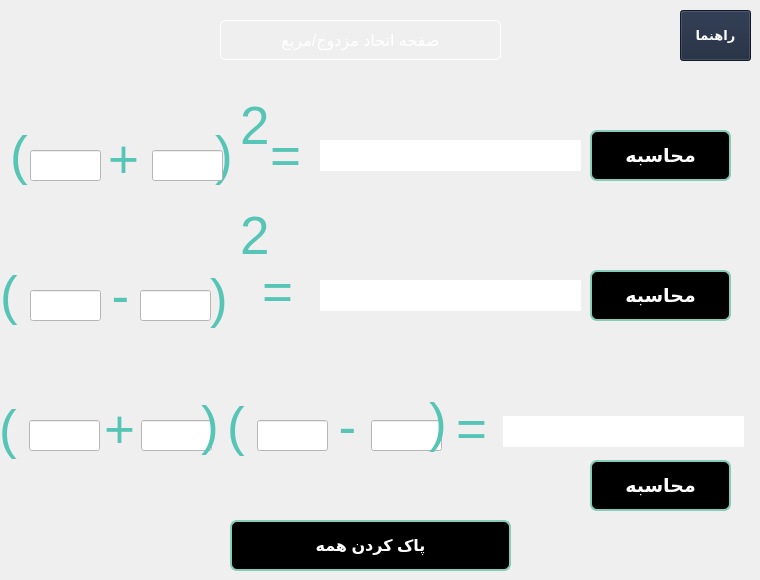
         <widget class="QWidget" name="page_etehad">
          <widget class="QLabel" name="label_53">
           <property name="geometry">
            <rect>
             <x>10</x>
             <y>100</y>
             <width>71</width>
             <height>111</height>
            </rect>
           </property>
           <property name="styleSheet">
            <string notr="true">font:40pt;
color : #57C5B6;;</string>
           </property>
           <property name="text">
            <string>(</string>
           </property>
          </widget>
          <widget class="QLabel" name="label_54">
           <property name="geometry">
            <rect>
             <x>215</x>
             <y>100</y>
             <width>71</width>
             <height>111</height>
            </rect>
           </property>
           <property name="styleSheet">
            <string notr="true">font:40pt;
color : #57C5B6;;</string>
           </property>
           <property name="text">
            <string>)</string>
           </property>
          </widget>
          <widget class="QLabel" name="label_55">
           <property name="geometry">
            <rect>
             <x>108</x>
             <y>134</y>
             <width>41</width>
             <height>51</height>
            </rect>
           </property>
           <property name="styleSheet">
            <string notr="true">font:40pt;
color : #57C5B6;;</string>
           </property>
           <property name="text">
            <string>+</string>
           </property>
          </widget>
          <widget class="QLineEdit" name="lineEdit">
           <property name="geometry">
            <rect>
             <x>30</x>
             <y>150</y>
             <width>71</width>
             <height>31</height>
            </rect>
           </property>
           <property name="font">
            <font>
             <pointsize>11</pointsize>
            </font>
           </property>
           <property name="styleSheet">
            <string notr="true">background-color: rgb(255, 255, 255);</string>
           </property>
          </widget>
          <widget class="QLineEdit" name="lineEdit_2">
           <property name="geometry">
            <rect>
             <x>152</x>
             <y>150</y>
             <width>71</width>
             <height>31</height>
            </rect>
           </property>
           <property name="font">
            <font>
             <pointsize>11</pointsize>
            </font>
           </property>
           <property name="styleSheet">
            <string notr="true">background-color: rgb(255, 255, 255);</string>
           </property>
          </widget>
          <widget class="QLabel" name="label_56">
           <property name="geometry">
            <rect>
             <x>240</x>
             <y>100</y>
             <width>41</width>
             <height>51</height>
            </rect>
           </property>
           <property name="styleSheet">
            <string notr="true">font:40pt;
color : #57C5B6;;</string>
           </property>
           <property name="text">
            <string>2</string>
           </property>
          </widget>
          <widget class="QLabel" name="label_57">
           <property name="geometry">
            <rect>
             <x>270</x>
             <y>130</y>
             <width>41</width>
             <height>51</height>
            </rect>
           </property>
           <property name="styleSheet">
            <string notr="true">font:40pt;
color : #57C5B6;;</string>
           </property>
           <property name="text">
            <string>=</string>
           </property>
          </widget>
          <widget class="QLabel" name="label_58">
           <property name="geometry">
            <rect>
             <x>320</x>
             <y>140</y>
             <width>261</width>
             <height>31</height>
            </rect>
           </property>
           <property name="font">
            <font>
             <pointsize>11</pointsize>
            </font>
           </property>
           <property name="styleSheet">
            <string notr="true">background-color: rgb(255, 255, 255);</string>
           </property>
           <property name="text">
            <string/>
           </property>
          </widget>
          <widget class="QLabel" name="label_68">
           <property name="geometry">
            <rect>
             <x>240</x>
             <y>210</y>
             <width>31</width>
             <height>51</height>
            </rect>
           </property>
           <property name="styleSheet">
            <string notr="true">font:40pt;
color : #57C5B6;;</string>
           </property>
           <property name="text">
            <string>2</string>
           </property>
          </widget>
          <widget class="QLabel" name="label_69">
           <property name="geometry">
            <rect>
             <x>210</x>
             <y>258</y>
             <width>31</width>
             <height>81</height>
            </rect>
           </property>
           <property name="styleSheet">
            <string notr="true">font:40pt;
color : #57C5B6;;</string>
           </property>
           <property name="text">
            <string>)</string>
           </property>
          </widget>
          <widget class="QLineEdit" name="lineEdit_3">
           <property name="geometry">
            <rect>
             <x>30</x>
             <y>290</y>
             <width>71</width>
             <height>31</height>
            </rect>
           </property>
           <property name="font">
            <font>
             <pointsize>11</pointsize>
            </font>
           </property>
           <property name="styleSheet">
            <string notr="true">background-color: rgb(255, 255, 255);</string>
           </property>
          </widget>
          <widget class="QLabel" name="label_70">
           <property name="geometry">
            <rect>
             <x>262</x>
             <y>266</y>
             <width>41</width>
             <height>51</height>
            </rect>
           </property>
           <property name="styleSheet">
            <string notr="true">font:40pt;
color : #57C5B6;;</string>
           </property>
           <property name="text">
            <string>=</string>
           </property>
          </widget>
          <widget class="QLabel" name="label_71">
           <property name="geometry">
            <rect>
             <x>0</x>
             <y>240</y>
             <width>31</width>
             <height>111</height>
            </rect>
           </property>
           <property name="styleSheet">
            <string notr="true">font:40pt;
color : #57C5B6;;</string>
           </property>
           <property name="text">
            <string>(</string>
           </property>
          </widget>
          <widget class="QLineEdit" name="lineEdit_4">
           <property name="geometry">
            <rect>
             <x>140</x>
             <y>290</y>
             <width>71</width>
             <height>31</height>
            </rect>
           </property>
           <property name="font">
            <font>
             <pointsize>11</pointsize>
            </font>
           </property>
           <property name="styleSheet">
            <string notr="true">background-color: rgb(255, 255, 255);</string>
           </property>
          </widget>
          <widget class="QLabel" name="label_77">
           <property name="geometry">
            <rect>
             <x>100</x>
             <y>270</y>
             <width>41</width>
             <height>51</height>
            </rect>
           </property>
           <property name="styleSheet">
            <string notr="true">font:40pt;
color : #57C5B6;;</string>
           </property>
           <property name="text">
            <string>-</string>
           </property>
           <property name="alignment">
            <set>Qt::AlignCenter</set>
           </property>
          </widget>
          <widget class="QLabel" name="label_163">
           <property name="geometry">
            <rect>
             <x>-1</x>
             <y>374</y>
             <width>31</width>
             <height>111</height>
            </rect>
           </property>
           <property name="styleSheet">
            <string notr="true">font:40pt;
color : #57C5B6;;</string>
           </property>
           <property name="text">
            <string>(</string>
           </property>
          </widget>
          <widget class="QLineEdit" name="lineEdit_9">
           <property name="geometry">
            <rect>
             <x>29</x>
             <y>420</y>
             <width>71</width>
             <height>31</height>
            </rect>
           </property>
           <property name="font">
            <font>
             <pointsize>11</pointsize>
            </font>
           </property>
           <property name="styleSheet">
            <string notr="true">background-color: rgb(255, 255, 255);</string>
           </property>
          </widget>
          <widget class="QLineEdit" name="lineEdit_10">
           <property name="geometry">
            <rect>
             <x>141</x>
             <y>420</y>
             <width>71</width>
             <height>31</height>
            </rect>
           </property>
           <property name="font">
            <font>
             <pointsize>11</pointsize>
            </font>
           </property>
           <property name="styleSheet">
            <string notr="true">background-color: rgb(255, 255, 255);</string>
           </property>
          </widget>
          <widget class="QLabel" name="label_164">
           <property name="geometry">
            <rect>
             <x>201</x>
             <y>370</y>
             <width>31</width>
             <height>111</height>
            </rect>
           </property>
           <property name="styleSheet">
            <string notr="true">font:40pt;
color : #57C5B6;;</string>
           </property>
           <property name="text">
            <string>)</string>
           </property>
          </widget>
          <widget class="QLabel" name="label_165">
           <property name="geometry">
            <rect>
             <x>99</x>
             <y>404</y>
             <width>41</width>
             <height>51</height>
            </rect>
           </property>
           <property name="styleSheet">
            <string notr="true">font:40pt;
color : #57C5B6;;</string>
           </property>
           <property name="text">
            <string>+</string>
           </property>
           <property name="alignment">
            <set>Qt::AlignCenter</set>
           </property>
          </widget>
          <widget class="QLabel" name="label_166">
           <property name="geometry">
            <rect>
             <x>227</x>
             <y>371</y>
             <width>31</width>
             <height>111</height>
            </rect>
           </property>
           <property name="styleSheet">
            <string notr="true">font:40pt;
color : #57C5B6;;</string>
           </property>
           <property name="text">
            <string>(</string>
           </property>
          </widget>
          <widget class="QLineEdit" name="lineEdit_11">
           <property name="geometry">
            <rect>
             <x>257</x>
             <y>420</y>
             <width>71</width>
             <height>31</height>
            </rect>
           </property>
           <property name="font">
            <font>
             <pointsize>11</pointsize>
            </font>
           </property>
           <property name="styleSheet">
            <string notr="true">background-color: rgb(255, 255, 255);</string>
           </property>
          </widget>
          <widget class="QLineEdit" name="lineEdit_12">
           <property name="geometry">
            <rect>
             <x>371</x>
             <y>420</y>
             <width>71</width>
             <height>31</height>
            </rect>
           </property>
           <property name="font">
            <font>
             <pointsize>11</pointsize>
            </font>
           </property>
           <property name="styleSheet">
            <string notr="true">background-color: rgb(255, 255, 255);</string>
           </property>
          </widget>
          <widget class="QLabel" name="label_167">
           <property name="geometry">
            <rect>
             <x>429</x>
             <y>367</y>
             <width>31</width>
             <height>111</height>
            </rect>
           </property>
           <property name="styleSheet">
            <string notr="true">font:40pt;
color : #57C5B6;;</string>
           </property>
           <property name="text">
            <string>)</string>
           </property>
          </widget>
          <widget class="QLabel" name="label_168">
           <property name="geometry">
            <rect>
             <x>327</x>
             <y>401</y>
             <width>41</width>
             <height>51</height>
            </rect>
           </property>
           <property name="styleSheet">
            <string notr="true">font:40pt;
color : #57C5B6;;</string>
           </property>
           <property name="text">
            <string>-</string>
           </property>
           <property name="alignment">
            <set>Qt::AlignCenter</set>
           </property>
          </widget>
          <widget class="QLabel" name="label_169">
           <property name="geometry">
            <rect>
             <x>456</x>
             <y>403</y>
             <width>41</width>
             <height>51</height>
            </rect>
           </property>
           <property name="styleSheet">
            <string notr="true">font:40pt;
color : #57C5B6;;</string>
           </property>
           <property name="text">
            <string>=</string>
           </property>
          </widget>
          <widget class="QLabel" name="label_170">
           <property name="geometry">
            <rect>
             <x>503</x>
             <y>416</y>
             <width>241</width>
             <height>31</height>
            </rect>
           </property>
           <property name="font">
            <font>
             <pointsize>11</pointsize>
            </font>
           </property>
           <property name="styleSheet">
            <string notr="true">background-color: rgb(255, 255, 255);</string>
           </property>
           <property name="text">
            <string/>
           </property>
          </widget>
          <widget class="QPushButton" name="pushButton_27">
           <property name="geometry">
            <rect>
             <x>590</x>
             <y>130</y>
             <width>141</width>
             <height>51</height>
            </rect>
           </property>
           <property name="font">
            <font>
             <pointsize>14</pointsize>
             <weight>75</weight>
             <bold>true</bold>
            </font>
           </property>
           <property name="styleSheet">
            <string notr="true">#pushButton_27{
background-color:rgb(0, 0, 0);
color: rgb(255, 255, 255);
border:2px solid #87CBB9;
border-radius: 7px;
}
#pushButton_27:hover{
background-color: #fff;
color:#000000;
}</string>
           </property>
           <property name="text">
            <string>محاسبه</string>
           </property>
          </widget>
          <widget class="QPushButton" name="pushButton_28">
           <property name="geometry">
            <rect>
             <x>590</x>
             <y>270</y>
             <width>141</width>
             <height>51</height>
            </rect>
           </property>
           <property name="font">
            <font>
             <pointsize>14</pointsize>
             <weight>75</weight>
             <bold>true</bold>
            </font>
           </property>
           <property name="styleSheet">
            <string notr="true">#pushButton_28{
background-color:rgb(0, 0, 0);
color: rgb(255, 255, 255);
border:2px solid #87CBB9;
border-radius: 7px;
}
#pushButton_28:hover{
background-color: #fff;
color:#000000;
}</string>
           </property>
           <property name="text">
            <string>محاسبه</string>
           </property>
          </widget>
          <widget class="QPushButton" name="pushButton_29">
           <property name="geometry">
            <rect>
             <x>590</x>
             <y>460</y>
             <width>141</width>
             <height>51</height>
            </rect>
           </property>
           <property name="font">
            <font>
             <pointsize>14</pointsize>
             <weight>75</weight>
             <bold>true</bold>
            </font>
           </property>
           <property name="styleSheet">
            <string notr="true">#pushButton_29{
background-color:rgb(0, 0, 0);
color: rgb(255, 255, 255);
border:2px solid #87CBB9;
border-radius: 7px;
}
#pushButton_29:hover{
background-color: #fff;
color:#000000;
}</string>
           </property>
           <property name="text">
            <string>محاسبه</string>
           </property>
          </widget>
          <widget class="QPushButton" name="pushButton">
           <property name="geometry">
            <rect>
             <x>680</x>
             <y>10</y>
             <width>71</width>
             <height>51</height>
            </rect>
           </property>
           <property name="font">
            <font>
             <pointsize>10</pointsize>
             <weight>75</weight>
             <bold>true</bold>
            </font>
           </property>
           <property name="styleSheet">
            <string notr="true">color:rgb(255, 255, 255);
background-color:#1B263B;</string>
           </property>
           <property name="text">
            <string>راهنما</string>
           </property>
          </widget>
          <widget class="QLabel" name="label_59">
           <property name="geometry">
            <rect>
             <x>320</x>
             <y>280</y>
             <width>261</width>
             <height>31</height>
            </rect>
           </property>
           <property name="font">
            <font>
             <pointsize>11</pointsize>
            </font>
           </property>
           <property name="styleSheet">
            <string notr="true">background-color: rgb(255, 255, 255);</string>
           </property>
           <property name="text">
            <string/>
           </property>
          </widget>
          <widget class="QPushButton" name="pushButton_14">
           <property name="geometry">
            <rect>
             <x>230</x>
             <y>520</y>
             <width>281</width>
             <height>51</height>
            </rect>
           </property>
           <property name="font">
            <font>
             <pointsize>12</pointsize>
             <weight>75</weight>
             <bold>true</bold>
            </font>
           </property>
           <property name="styleSheet">
            <string notr="true">#pushButton_14{
background-color:rgb(0, 0, 0);
color: rgb(255, 255, 255);
border:2px solid #87CBB9;
border-radius: 7px;
}
#pushButton_14:hover{
background-color: #fff;
color:#000000;
}</string>
           </property>
           <property name="text">
            <string>پاک کردن همه</string>
           </property>
          </widget>
          <widget class="QLabel" name="label_238">
           <property name="geometry">
            <rect>
             <x>220</x>
             <y>20</y>
             <width>281</width>
             <height>40</height>
            </rect>
           </property>
           <property name="styleSheet">
            <string notr="true">color :#fff;
font : 12pt;
border-radius: 5px;
border:1px solid #fff;
</string>
           </property>
           <property name="text">
            <string>صفحه اتحاد مزدوج/مربع</string>
           </property>
           <property name="alignment">
            <set>Qt::AlignCenter</set>
           </property>
          </widget>
          <widget class="QPushButton" name="pushButton_77">
           <property name="geometry">
            <rect>
             <x>0</x>
             <y>10</y>
             <width>51</width>
             <height>51</height>
            </rect>
           </property>
           <property name="cursor">
            <cursorShape>PointingHandCursor</cursorShape>
           </property>
           <property name="styleSheet">
            <string notr="true">border:none;
color:rgb(255, 255, 255)</string>
           </property>
           <property name="text">
            <string/>
           </property>
           <property name="icon">
            <iconset>
             <normaloff>:/Downloads/icons8-back-48.png</normaloff>:/Downloads/icons8-back-48.png</iconset>
           </property>
           <property name="iconSize">
            <size>
             <width>30</width>
             <height>30</height>
            </size>
           </property>
          </widget>
         </widget>
